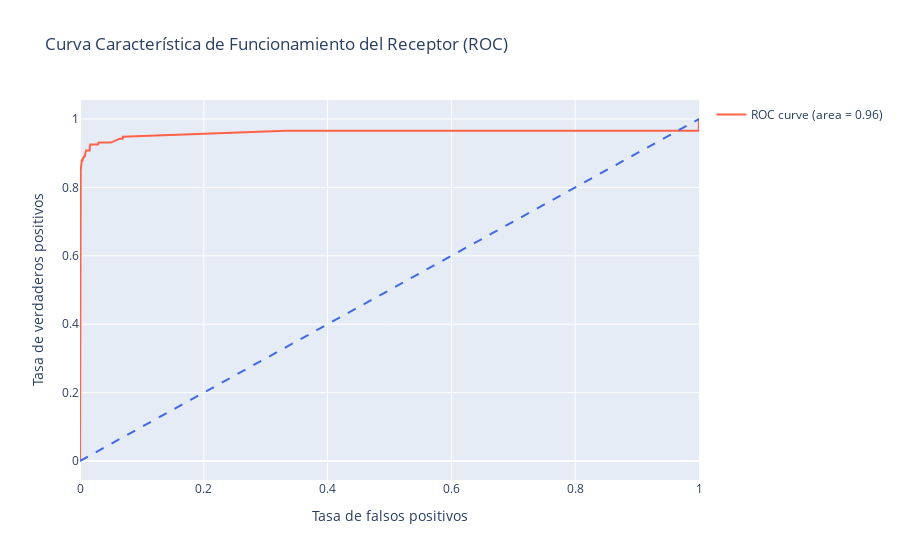

The notebook cell this image was saved under:
### Markdown cell above
La curva ROC nos permite visualizar la capacidad del modelo para distinguir entre las clases positivas y negativas.

### Code cell
# Calcular la curva ROC y el AUC
fpr, tpr, _ = roc_curve(y_test, y_pred)
roc_auc = auc(fpr, tpr)

# Crear la figura de Plotly para la curva ROC
fig = go.Figure()

# Añadir la curva ROC
fig.add_trace(go.Scatter(x=fpr, y=tpr, mode='lines', name=f'ROC curve (area = {roc_auc:.2f})', line=dict(color='tomato', width=2)))

# Añadir la línea diagonal de referencia
fig.add_trace(go.Scatter(x=[0, 1], y=[0, 1], mode='lines', line=dict(color='royalblue', width=2, dash='dash'), showlegend=False))

# Configurar el diseño de la figura
fig.update_layout(title='Curva Característica de Funcionamiento del Receptor (ROC)',
                  xaxis_title='Tasa de falsos positivos',
                  yaxis_title='Tasa de verdaderos positivos',
                  showlegend=True)

# Mostrar la figura
fig.show()

### Figure 1 — Plotly figure (JSON) as saved in the notebook; plotly's stock layout.template omitted (floating-point values rounded to 4 significant figures; data arrays with more than 128 entries replaced by an {"elided": "..."} marker saying what was removed)
{"data": [{"line": {"color": "tomato", "width": 2}, "mode": "lines", "name": "ROC curve (area = 0.96)", "type": "scatter", "x": {"elided": "372 float values"}, "y": {"elided": "372 float values"}}, {"line": {"color": "royalblue", "dash": "dash", "width": 2}, "mode": "lines", "showlegend": false, "type": "scatter", "x": [0, 1], "y": [0, 1]}], "layout": {"showlegend": true, "title": {"text": "Curva Característica de Funcionamiento del Receptor (ROC)"}, "xaxis": {"title": {"text": "Tasa de falsos positivos"}}, "yaxis": {"title": {"text": "Tasa de verdaderos positivos"}}}}
